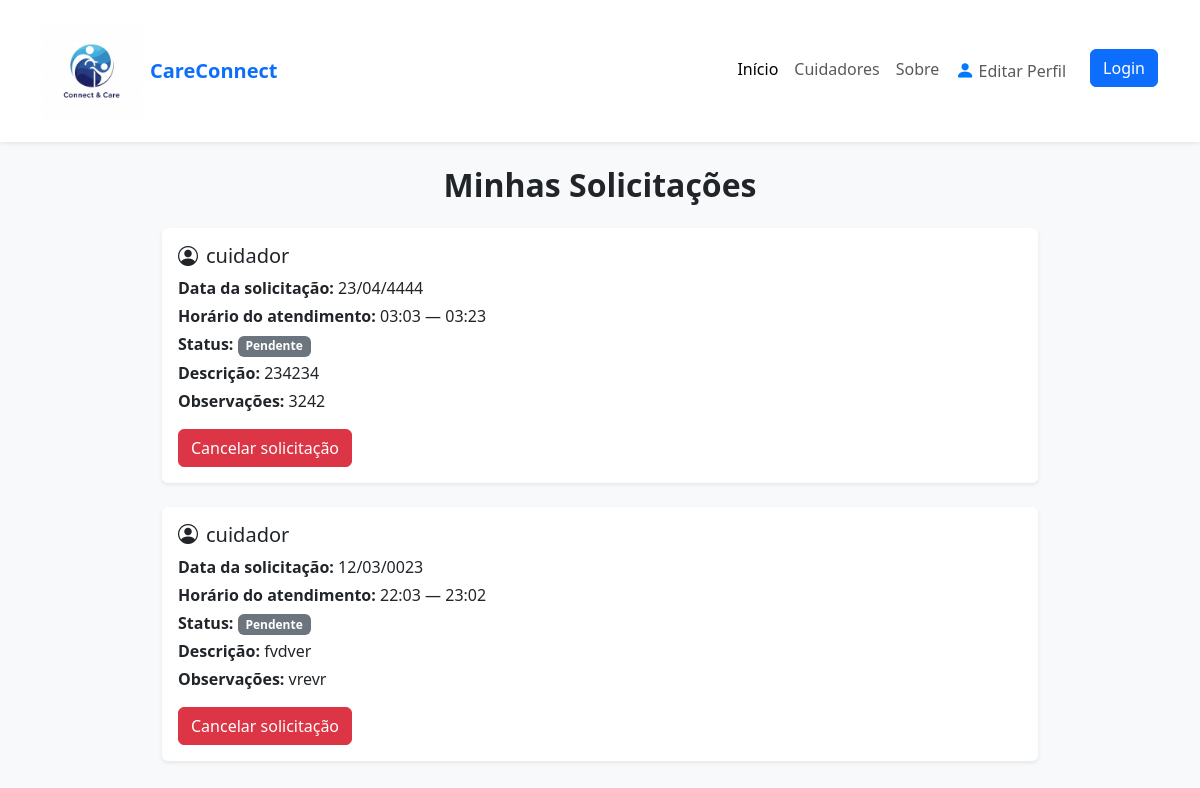
The page /minhas-solicitacoes/cliente/ (signed in) on the database its author committed.
### pfi/models.py (models this page shows, shortened)
class Solicitacao(models.Model):
    data_solicitacao=models.DateField()
    turno=models.CharField(max_length=100)
    horario_inicial=models.TimeField()
    horario_final=models.TimeField()
    status=models.CharField(max_length=100)
    observacao=models.TextField()
    descricao=models.TextField()
    cliente=models.ForeignKey(Cliente, on_delete=models.DO_NOTHING)
    cuidador=models.ForeignKey(Cuidador, on_delete=models.DO_NOTHING)

class Usuario(models.Model):
    nome = models.CharField(max_length=100)
    email = models.EmailField()
    cpf = models.CharField(max_length=20)
    telefone = models.CharField(max_length=15)
    senha = models.CharField(max_length=128)
    data_cadastro = models.DateTimeField(auto_now_add=True)
    data_nasc = models.DateField()
    foto = models.ImageField(upload_to="fotos_cuidadores/", null=True, blank=True)

### pfi/views.py (the view)
# urls.py: path('minhas-solicitacoes/cliente/', minhas_solicitacoes_cliente, name='minhas_solicitacoes_cliente'),
def minhas_solicitacoes_cliente(request):
    user_id = request.session.get("user_id")
    if not user_id:
        return redirect("login")
    cliente = Cliente.objects.filter(usuario_ptr_id=user_id).first()
    solicitacoes = (
        Solicitacao.objects.filter(cliente=cliente)
        .annotate(media_avaliacao=Avg('avaliacao_cliente__nota'))
        .order_by("-id")
    )
    return render(request, "minhas_solicitacoes.html", {"solicitacoes": solicitacoes})

### pfi/templates/minhas_solicitacoes.html (shortened to what this page needs)
{% load static %}
<!DOCTYPE html>
<html lang="pt-br">
<head>
    <link href="https://cdn.jsdelivr.net/npm/bootstrap@5.3.0/dist/css/bootstrap.min.css" rel="stylesheet">
    <link href="https://cdn.jsdelivr.net/npm/bootstrap-icons/font/bootstrap-icons.css" rel="stylesheet">
</head>
<body class="bg-light">
{% include 'menu.html' %}
<div class="container mt-4" style="max-width: 900px;">
    <h2 class="mb-4 text-center fw-bold">Minhas Solicitações</h2>
    {% if solicitacoes %}
    {% for s in solicitacoes %}
    <div class="card mb-4 shadow-sm border-0">
        <div class="card-body">
            <h5 class="card-title d-flex align-items-center gap-2">
                <i class="bi bi-person-circle"></i>
                {{ s.cuidador.nome }}
            </h5>
            <p class="mb-1"><strong>Data da solicitação:</strong> {{ s.data_solicitacao|date:"d/m/Y" }}</p>
            <p class="mb-1">
                <strong>Horário do atendimento:</strong>
                {{ s.horario_inicial|time:"H:i" }} — {{ s.horario_final|time:"H:i" }}
            </p>
            <p class="mb-1">
                <strong>Status:</strong>
                {% if s.status == "pendente" %}
                <span class="badge bg-secondary">Pendente</span>
                {% elif s.status == "aceita" %}
                <span class="badge bg-success">Aceita</span>
                {% elif s.status == "recusada" %}
                <span class="badge bg-danger">Recusada</span>
                {% elif s.status == "cancelada" %}
                <span class="badge bg-dark">Cancelada</span>
                {% elif s.status == "concluida" %}
                <span class="badge bg-primary">Concluída</span>
                {% endif %}
            </p>
            <p class="mb-1"><strong>Descrição:</strong> {{ s.descricao }}</p>
            {% if s.observacao %}
            <p class="mb-1"><strong>Observações:</strong> {{ s.observacao }}</p>
            {% endif %}
            <div class="d-flex flex-wrap gap-2 mt-3">
                {% if s.status != "cancelada" and s.status != "recusada" and s.status != "concluida" %}
                <a href="{% url 'cancelar_solicitacao_cliente' s.id %}" class="btn btn-danger">
                    Cancelar solicitação
                </a>
                {% endif %}
            </div>
        </div>
    </div>
    {% endfor %}
    {% else %}
    <p class="text-center text-muted">
        <i class="bi bi-inbox fs-3 d-block mb-2"></i>
        Nenhuma solicitação no momento.
    </p>
    {% endif %}
</div>
</body>
</html>

### rows shown on the page
Solicitacao: cuidador.nome "cuidador", data_solicitacao "23/04/4444", horario_inicial "03:03", horario_final "03:23", status "Pendente", descricao "234234", observacao "3242"
Solicitacao: cuidador.nome "cuidador", data_solicitacao "12/03/0023", horario_inicial "22:03", horario_final "23:02", status "Pendente", descricao "fvdver", observacao "vrevr"
